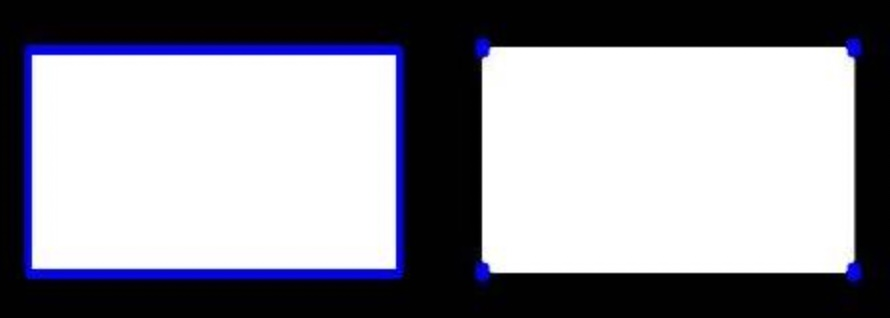
#> input picture approx.jpg, 890 x 318 px, given in place of the camera
$ python main.py
#> lines starting #> are read from the running program, lines starting #| are printed output that depends on the picture; after the words box and inside, x2 and y2 are one past the last pixel; in counts of white or black regions, pixels touching at a corner belong together
import numpy as np
import cv2
import math

# video capture
capture = cv2.VideoCapture(0)

while True:
    success,img = capture.read()
#> img is the input picture: shape (318, 890, 3); mean B, G, R 155.2, 146.3, 146.3


    # Frame Cropping
    cv2.rectangle(img,(700,100),(1100,500),(0,255,0),0)
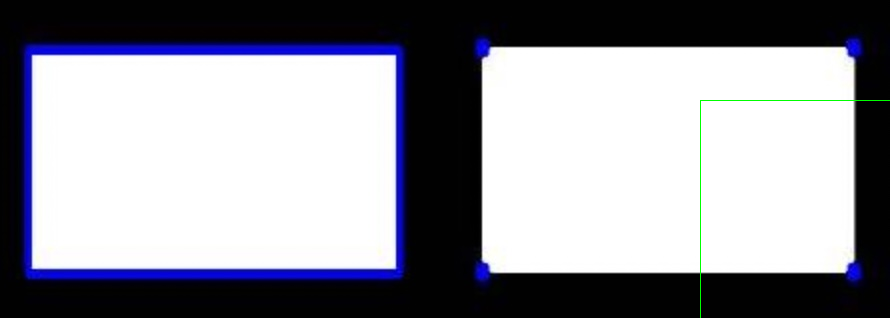
#> img: shape (318, 890, 3); 0.14% of pixels changed, all inside (x1, y1, x2, y2) = (700, 100, 890, 318)
    crop_image= img[100:500,700:1100]

    # Grey Filter

    grey = cv2.cvtColor(crop_image,cv2.COLOR_BGR2GRAY)


    # Gaussian Blur to smoothen the image
    blur = cv2.GaussianBlur(grey,(35,35),0)

    # thresholding the image using Binary inversion + OTSU
    ret,thresh= cv2.threshold(blur,127,255,cv2.THRESH_BINARY_INV+cv2.THRESH_OTSU)
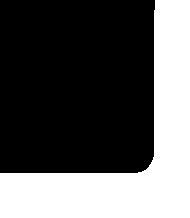
#> thresh: shape (218, 190); 35.9% white; 1 white region
#> ret = 131

    # show threshold
    cv2.imshow("Threshold",thresh)

    contours, hierarchy = cv2.findContours(thresh, cv2.RETR_TREE, cv2.CHAIN_APPROX_SIMPLE)
#> contours = 1 contour; box (x1, y1, x2, y2) and area: (0, 0, 190, 218) 14454
    try:
        # contour with maximum area
        contour = max(contours, key=lambda x: cv2.contourArea(x))
#> contour = contour of 23 points, box (x1, y1, x2, y2) (0, 0, 190, 218), area 14454

        # bounding rectangle for the contour
        x, y, w, h = cv2.boundingRect(contour)
#> x = 0; y = 0; w = 190; h = 218
        cv2.rectangle(crop_image, (x, y), (x + w, y + h), (0, 0, 255), 0)
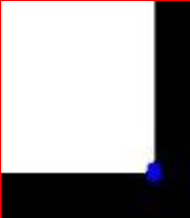
#> crop_image: shape (218, 190, 3); mean B, G, R 164, 162.6, 165.1

        hull = cv2.convexHull(contour)
#> hull = [[189, 0], [189, 217], [0, 217], [0, 173], [155, 0]]


        drawing = np.zeros(crop_image.shape, np.uint8)
        cv2.drawContours(drawing, [contour], -1, (0, 255, 0), 0)
        cv2.drawContours(drawing,[hull],-1,(0,0,255),0)
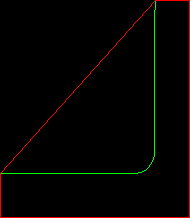
#> drawing: shape (218, 190, 3); mean of channels 0, 1, 2 0, 1.9, 4; drawn as B, G, R

        #finding convex hull
        hull = cv2.convexHull(contour, returnPoints=False)
#> hull = [22, 21, 20, 19, 0]

        # finding convexity defects
        defects = cv2.convexityDefects(contour, hull)
#> defects = [[0, 19, 11, 27214]]

        count_defects = 0
        for i in range(defects.shape[0]):
            s, e, f, d = defects[i, 0]
            start = tuple(contour[s][0])
            end = tuple(contour[e][0])
            far = tuple(contour[f][0])

        # calculating the angle using cosine formula

            a = math.sqrt((start[0] - end[0]) ** 2 + (start[1] - end[1]) ** 2)
            b = math.sqrt((-start[0] + far[0]) ** 2 + (-start[1] + far[1]) ** 2)
            c = math.sqrt((end[0] - far[0]) ** 2 + (end[1] - far[1]) ** 2)
            angle = (math.acos((b**2 + c**2 - a**2) / (2*b*c)))*57

            if angle <= 90:
                count_defects += 1
                cv2.circle(crop_image, far, 1, [0, 0, 255], -1)
            cv2.line(crop_image, start, end, [0, 255, 0], 2)
#> this loop made 1 pass
#> (s, e, f, d, start, end, far, a) on pass 1: (0, 19, 11, 27214, (155, 0), (0, 173), (149, 166), 232.3)
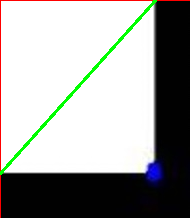
#> crop_image: shape (218, 190, 3); 1.8% of pixels changed, all inside (x1, y1, x2, y2) = (0, 0, 157, 175)
#> after the loop, count_defects = 0

        # output

        if count_defects == 0:
            cv2.putText(img, "ONE",(50,50), cv2.FONT_HERSHEY_SIMPLEX, 2, 2)
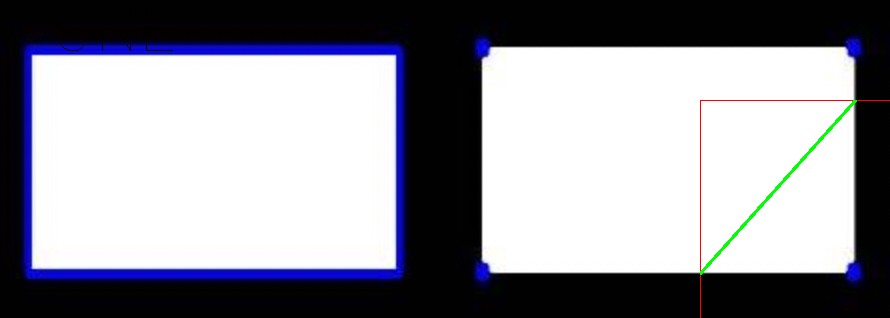
#> img: shape (318, 890, 3); 0.52% of pixels changed, all inside (x1, y1, x2, y2) = (56, 8, 890, 318)
        elif count_defects == 1:
            cv2.putText(img, "TWO",(50,50), cv2.FONT_HERSHEY_SIMPLEX, 2, 2)
        elif count_defects == 2:
            cv2.putText(img, "THREE",(50,50), cv2.FONT_HERSHEY_SIMPLEX, 2, 2)
        elif count_defects == 3:
            cv2.putText(img, "FOUR",(50,50), cv2.FONT_HERSHEY_SIMPLEX, 2, 2)
        elif count_defects == 4:
            cv2.putText(img, "FIVE",(50,50), cv2.FONT_HERSHEY_SIMPLEX, 2, 2)

        else:

            pass


    except:
        pass

    cv2.imshow("Gesture",img)
    all_image = np.hstack((drawing,crop_image))
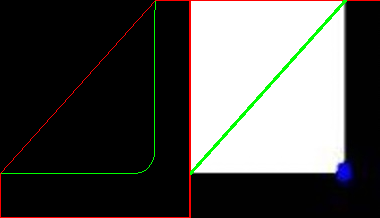
#> all_image: shape (218, 380, 3); mean of channels 0, 1, 2 79.8, 82.3, 82.3; drawn as B, G, R

    cv2.imshow('contours',all_image)

    if cv2.waitKey(1)==ord('q'):
#> (key q is pressed here)
        break


capture.release()
cv2.destroyAllWindows()
